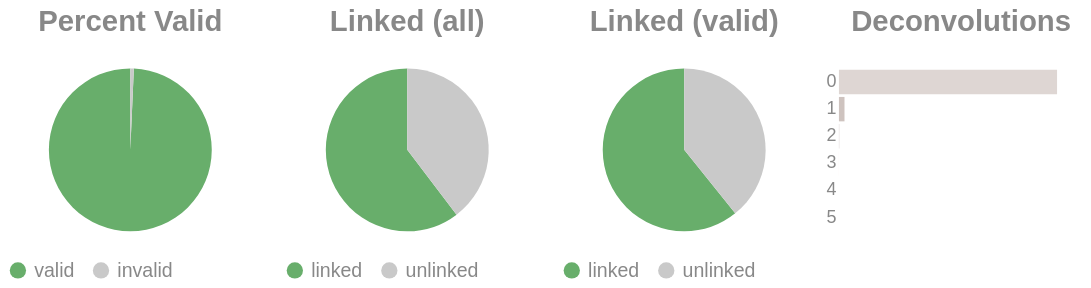

Source (notebook cell):
### Code cell
if SKIPLR:
    pass
else:
    clash = Counter()
    for i in valids['molecule'].to_list():
        _mol = i.split("-")
        if len(_mol) == 1:
            clash.update('0')
        else:
            clash.update(_mol[-1])

    _d = {"deconvolutions": [], 'count': []}
    for k,v in clash.items():
        _d['deconvolutions'].append(k)
        _d['count'].append(v)

    tot_valid = valids['reads'].sum()
    mask = valids['reads'] >= 2
    n_linked_reads = valids.filter(mask)['reads'].sum()
    if n_linked_reads == 0:
        print_html("No linked molecules (>=2 reads) were detected; skipping linked-only distributions.")
        SKIPLR = True
    else:
        perc_valid = round(tot_valid / n_reads, 4)
        linked_perc_abs = round(n_linked_reads / n_reads, 4)
        linked_perc = round(n_linked_reads / tot_valid, 4)

    _valid = pl.DataFrame({"valids": ['valid', 'invalid'], "count": [tot_valid, n_reads - tot_valid]})
    _linked_abs = pl.DataFrame({"linked (absolute)": ['linked', 'unlinked'], "count": [n_linked_reads, n_reads - n_linked_reads]})
    _linked_rel = pl.DataFrame({"linked (valids)": ['linked', 'unlinked'], "count": [n_linked_reads, tot_valid - n_linked_reads]})

    (
        alt.hconcat(
            piechart(_valid, goodval = 'valid', title = "Percent Valid"),
            piechart(_linked_abs, goodval = "linked", title =  "Linked (all)"),
            piechart(_linked_rel, goodval = "linked", title =  "Linked (valid)"),
            convolutionbar(pl.DataFrame(_d), title = "Deconvolutions"),
            center = True,
            bounds = 'flush'
        )
        .resolve_scale(color='independent')
        .resolve_legend('independent')
        .properties(usermeta={'embedOptions': {"actions": False}})
    ).display()

### Figure 1 — Vega-Lite specification as saved in the notebook (floating-point values rounded to 4 significant figures)
{"width": "container", "height": 400, "config": {"title": {"anchor": "start", "dy": -15, "fontSize": 18, "color": "#888888", "subtitleColor": "#888888", "subtitleFontSize": 14}, "arc": {"fill": "#0072B2"}, "axis": {"domainColor": "#888888", "domainWidth": 0.5, "gridWidth": 0.2, "grid": false, "titleFontWeight": 400, "titleFontSize": 15, "labelFontSize": 11, "labelColor": "#888888", "tickColor": "#888888", "tickWidth": 0.2, "titleColor": "#888888"}, "axisBand": {"grid": false}, "axisX": {"grid": true, "tickSize": 10, "domainCap": "round"}, "axisY": {"domain": false, "grid": true, "tickSize": 0, "domainCap": "round"}, "background": "transparent", "header": {"labelFontSize": 15, "labelColor": "#888888", "titleFontSize": 15, "titleFontWeight": 600, "titleColor": "#888888"}, "legend": {"labelFont": "sans-serif", "labelFontSize": 12, "labelColor": "#888888", "symbolSize": 100, "symbolType": "circle", "titleFontSize": 12, "titlePadding": 10, "titleColor": "#888888", "title": null}, "range": {"category": ["#E69F00", "#56B4E9", "#009E73", "#F0E442", "#0072B2", "#D55E00", "#CC79A7", "#000000"], "diverging": ["#cfe8f3", "#a2d4ec", "#73bfe2", "#46abdb", "#1696d2", "#12719e"]}, "area": {"fill": "#0072B2", "fillOpacity": 0.7, "line": true, "strokeOpacity": 0.7}, "line": {"color": "#0072B2", "stroke": "#0072B2", "strokeWidth": 2}, "trail": {"color": "#0072B2", "stroke": "#0072B2", "strokeWidth": 0, "size": 1}, "point": {"filled": true, "fillOpacity": 1.0, "size": 95}, "text": {"color": "#888888", "fontSize": 11, "align": "right", "fontWeight": 400, "size": 11}, "bar": {"fill": "#0072B2", "stroke": null}, "view": {"stroke": null, "continuousWidth": 660, "continuousHeight": 400}}, "hconcat": [{"data": {"name": "data-06b8cb5e4378db011c94e3227f23e0f4"}, "mark": {"type": "arc"}, "encoding": {"color": {"field": "valids", "legend": {"orient": "bottom", "title": null}, "scale": {"domain": ["valid", "invalid"], "range": ["#68ae6b", "#C9C9C9"]}, "title": "Valids", "type": "nominal"}, "theta": {"field": "count", "type": "quantitative"}, "tooltip": [{"field": "valids", "title": "Valids", "type": "ordinal"}, {"field": "percent", "format": ".2%", "title": "Percent", "type": "quantitative"}, {"field": "count", "title": "Count", "type": "quantitative"}]}, "height": 100, "title": {"text": "Percent Valid", "align": "center", "anchor": "middle"}, "transform": [{"calculate": "datum.count / 7173395", "as": "percent"}], "width": 150}, {"data": {"name": "data-a91a2444a96ba3727ca9a16044237c7f"}, "mark": {"type": "arc"}, "encoding": {"color": {"field": "linked (absolute)", "legend": {"orient": "bottom", "title": null}, "scale": {"domain": ["linked", "unlinked"], "range": ["#68ae6b", "#C9C9C9"]}, "title": "Linked (Absolute)", "type": "nominal"}, "theta": {"field": "count", "type": "quantitative"}, "tooltip": [{"field": "linked (absolute)", "title": "Linked (Absolute)", "type": "ordinal"}, {"field": "percent", "format": ".2%", "title": "Percent", "type": "quantitative"}, {"field": "count", "title": "Count", "type": "quantitative"}]}, "height": 100, "title": {"text": "Linked (all)", "align": "center", "anchor": "middle"}, "transform": [{"calculate": "datum.count / 7173395", "as": "percent"}], "width": 150}, {"data": {"name": "data-4fb05753c2cb39b3c8037d1fac7d4365"}, "mark": {"type": "arc"}, "encoding": {"color": {"field": "linked (valids)", "legend": {"orient": "bottom", "title": null}, "scale": {"domain": ["linked", "unlinked"], "range": ["#68ae6b", "#C9C9C9"]}, "title": "Linked (Valids)", "type": "nominal"}, "theta": {"field": "count", "type": "quantitative"}, "tooltip": [{"field": "linked (valids)", "title": "Linked (Valids)", "type": "ordinal"}, {"field": "percent", "format": ".2%", "title": "Percent", "type": "quantitative"}, {"field": "count", "title": "Count", "type": "quantitative"}]}, "height": 100, "title": {"text": "Linked (valid)", "align": "center", "anchor": "middle"}, "transform": [{"calculate": "datum.count / 7123810", "as": "percent"}], "width": 150}, {"data": {"name": "data-0443722e7290c4e7449cbf7d882ea14f"}, "mark": {"type": "bar"}, "encoding": {"color": {"field": "deconvolutions", "legend": null, "scale": {"scheme": "lightgreyred"}, "type": "nominal"}, "tooltip": [{"field": "deconvolutions", "title": "Deconvolutions", "type": "ordinal"}, {"field": "percent", "format": ".2%", "title": "Percent", "type": "quantitative"}, {"field": "count", "title": "Count", "type": "quantitative"}], "x": {"axis": null, "field": "count", "type": "quantitative"}, "y": {"field": "deconvolutions", "sort": "ascending", "title": null, "type": "nominal"}}, "height": 100, "title": {"text": "Deconvolutions", "align": "center", "anchor": "middle"}, "transform": [{"calculate": "datum.count / 4124338", "as": "percent"}], "width": 150}], "bounds": "flush", "center": true, "resolve": {"legend": {"angle": "independent"}, "scale": {"color": "independent"}}, "usermeta": {"embedOptions": {"actions": false}}, "$schema": "https://vega.github.io/schema/vega-lite/v6.1.0.json", "datasets": {"data-06b8cb5e4378db011c94e3227f23e0f4": [{"valids": "valid", "count": 7123810}, {"valids": "invalid", "count": 49585}], "data-a91a2444a96ba3727ca9a16044237c7f": [{"linked (absolute)": "linked", "count": 4329457}, {"linked (absolute)": "unlinked", "count": 2843938}], "data-4fb05753c2cb39b3c8037d1fac7d4365": [{"linked (valids)": "linked", "count": 4329457}, {"linked (valids)": "unlinked", "count": 2794353}], "data-0443722e7290c4e7449cbf7d882ea14f": [{"deconvolutions": "0", "count": 4017144}, {"deconvolutions": "1", "count": 102512}, {"deconvolutions": "2", "count": 4384}, {"deconvolutions": "3", "count": 266}, {"deconvolutions": "4", "count": 31}, {"deconvolutions": "5", "count": 1}]}}
